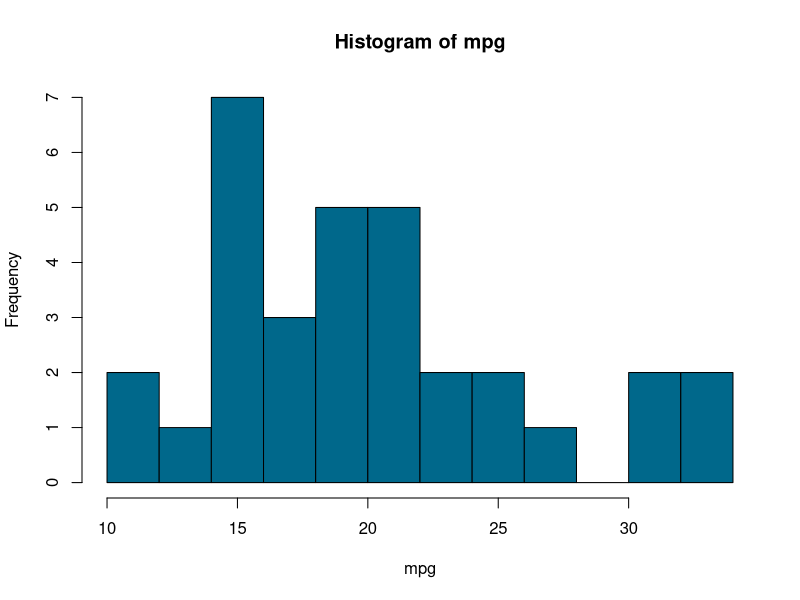
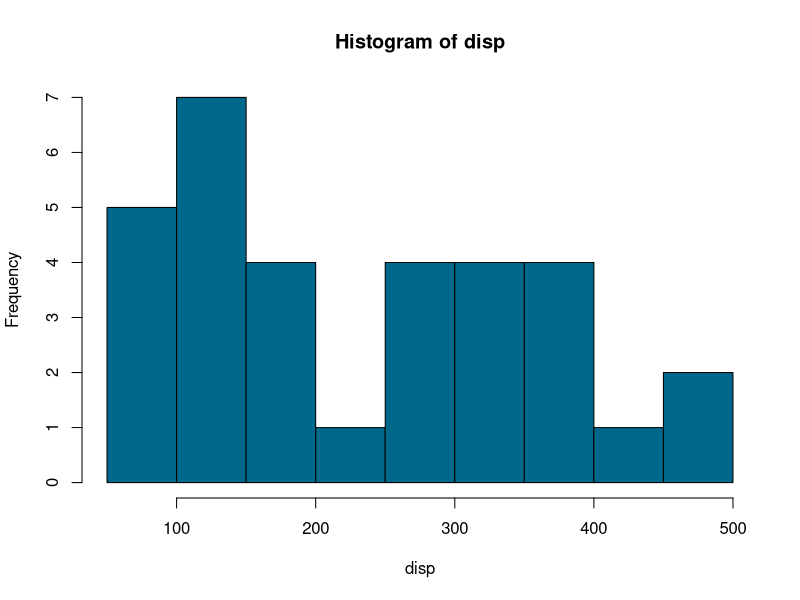
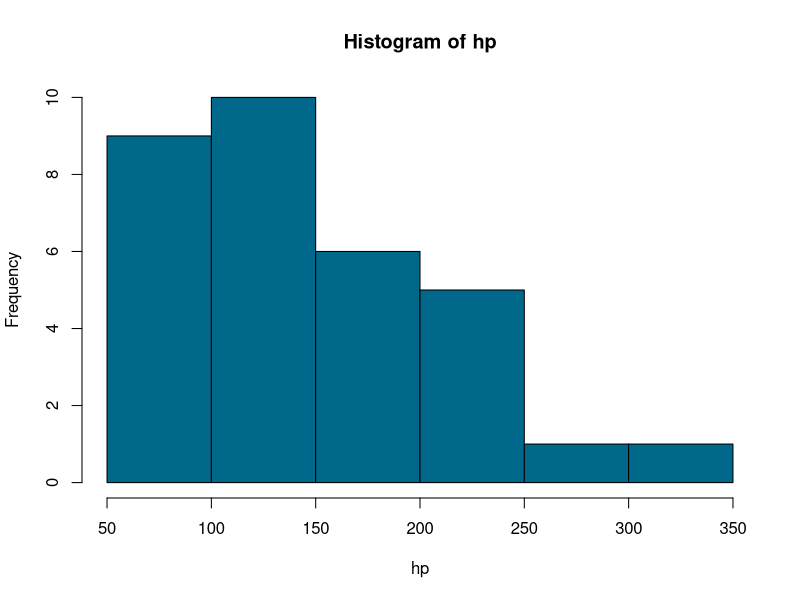
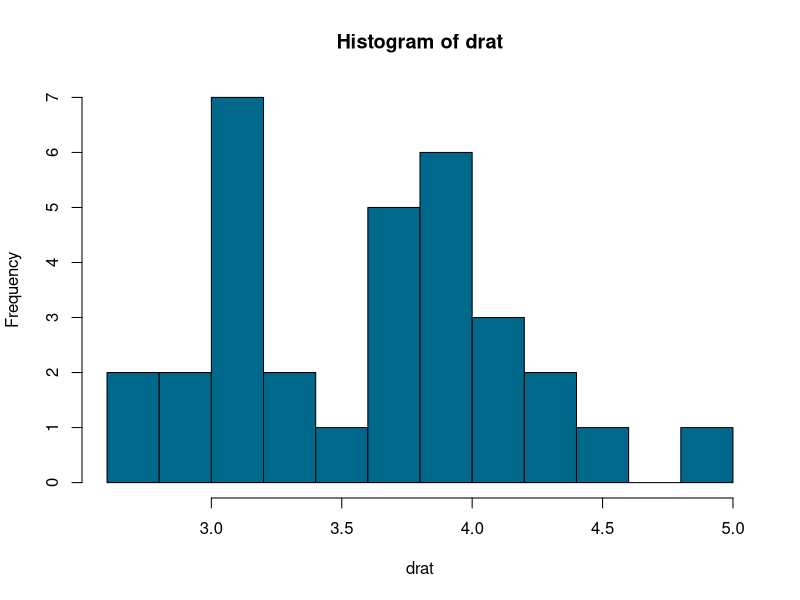
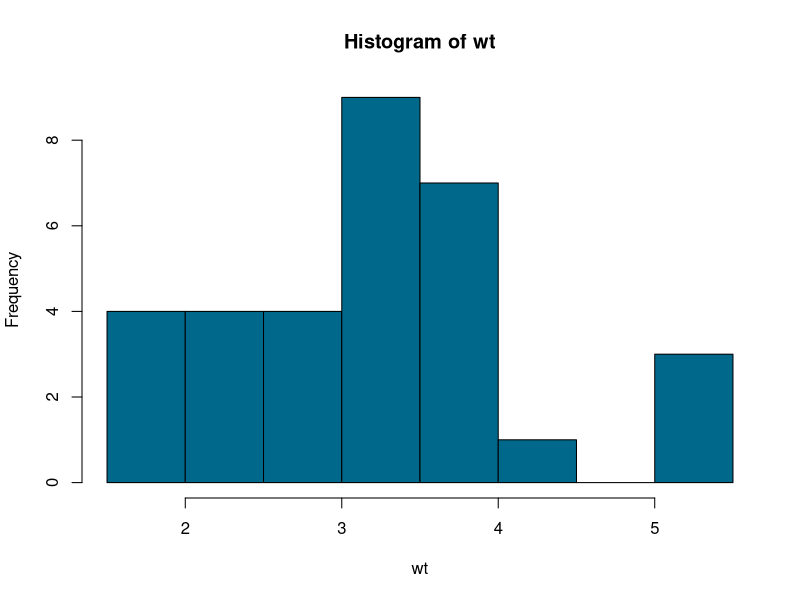
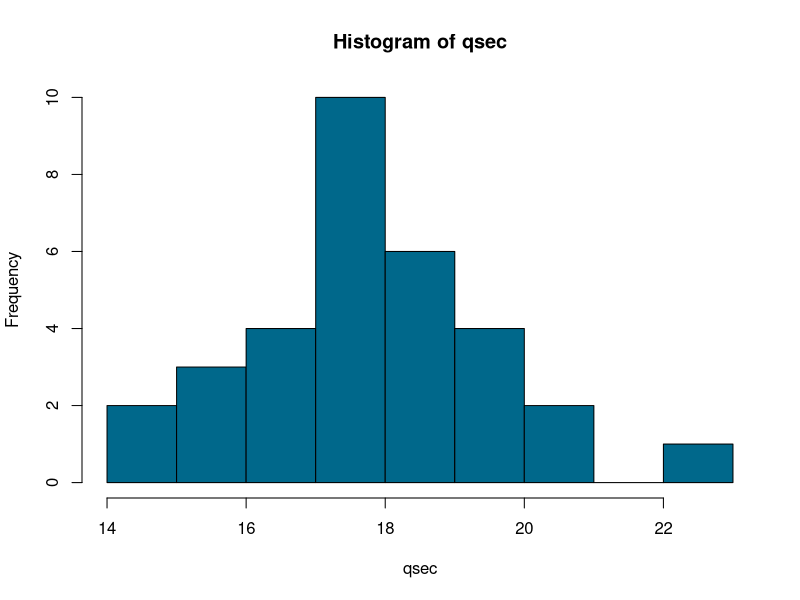
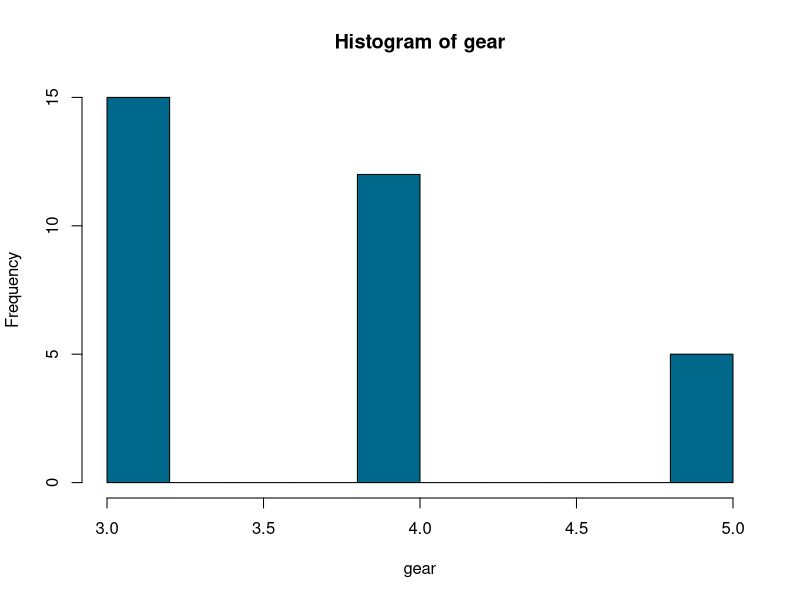
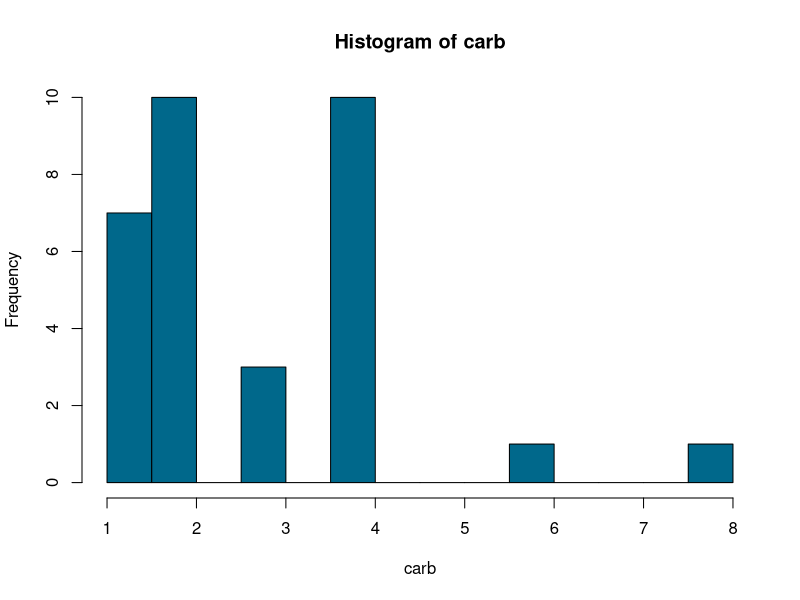

Source code (R) for these figures, in order: (Note: this script raises an error after producing the figures.)
#load data
require(stats)
data(mtcars)

#define columns as factor
mtcars$am <- as.factor(mtcars$am)
mtcars$cyl <- as.factor(mtcars$cyl)
mtcars$vs <- as.factor(mtcars$vs)

#report descriptive statistics
summary(mtcars)
library(Hmisc)
describe(mtcars)

#visualization of factor variables
hist(mtcars$mpg, 
     breaks = 10, 
     col = "deepskyblue4",
     main = 'Histogram of mpg',
     xlab = 'mpg')
hist(mtcars$disp, 
     breaks = 10, 
     col = "deepskyblue4",
     main = 'Histogram of disp',
     xlab = 'disp')
hist(mtcars$hp, 
     breaks = 10, 
     col = "deepskyblue4",
     main = 'Histogram of hp',
     xlab = 'hp')
hist(mtcars$drat, 
     breaks = 10, 
     col = "deepskyblue4",
     main = 'Histogram of drat',
     xlab = 'drat')
hist(mtcars$wt, 
     breaks = 10, 
     col = "deepskyblue4",
     main = 'Histogram of wt',
     xlab = 'wt')
hist(mtcars$qsec, 
     breaks = 10, 
     col = "deepskyblue4",
     main = 'Histogram of qsec',
     xlab = 'qsec')
hist(mtcars$gear, 
     breaks = 10, 
     col = "deepskyblue4",
     main = 'Histogram of gear',
     xlab = 'gear')
hist(mtcars$carb, 
     breaks = 10, 
     col = "deepskyblue4",
     main = 'Histogram of carb',
     xlab = 'carb')


#pairwise scatterplots
library(gclus)
dta <- mtcars[c(1,3,4,5,6,7,10,11)]
dta.r <- abs(cor(dta))
dta.col <- dmat.color(dta.r)
dta.o <- order.single(dta.r)
cpairs(dta,
       dta.o,
       panel.colors=dta.col,
       gap=.5,
       main='Variables Ordered and Colored by Correlation')
#compute correlation coefficients
dta.r

#t.test
boxplot(mpg ~ am, data=mtcars, main = 'Comparison of MPG by type of Transmission',
                    xlab = 'Type of Gear',
                    ylab ='Car consumption (MPG)',
                    ylim = c(10, 35),
                    col = c('deepskyblue4', 'deeppink4'),
                    names=c('automatic', 'manual'))


library(nortest)
#normality for manual
ad.test(mtcars[mtcars$am == '0', 'mpg'])
#normality for automatic
ad.test(mtcars[mtcars$am == '1', 'mpg'])

#equality of variances
res.ftest <- var.test(mtcars[mtcars$am == '0', 'mpg'], mtcars[mtcars$am == '1', 'mpg'])
res.ftest

t.test(mtcars[mtcars$am == '0', 'mpg'], mtcars[mtcars$am == '1', 'mpg'], alternative = "two.sided", var.equal = TRUE)

#anova
boxplot(mpg~cyl,
        data=mtcars,
        main='Mpg vs number of cylinders',
        xlab='Number of cylinders',
        ylab='Miles per gallon',
        col = colfunc(3))

fit <- aov(mpg~cyl,data=mtcars)
fit
summary(fit)

# Test the normality assumption in the residuals
qqnorm(fit$residuals,main="NPP for residuals")
qqline(fit$residuals,col="red",lty=1,lwd=2)
shapiro.test(fit$residuals)

# Test the assumption of homogeneity of variances: not ok
bartlett.test(mpg~cyl,data=mtcars)
fligner.test(mpg~cyl,data=mtcars)

# Diagnostic Plots
par(mfrow = c(2, 2))
plot(fit)

#non paraetric test that also fails which means that variances are not equal
attach(mtcars)
kruskal.test(mpg~cyl)

#bic
fit_all <- lm(mpg ~ ., data = mtcars)
fit_all
summary(fit_all)

fit_bic <- step(fit_all, direction = "both", k = log(32))
fit_bic
summary(fit_bic)
anova(fit_bic)

#choose model
anova(fit_bic, fit_all)

#assumptions
# Test the normality assumption in the residuals:not ok
qqnorm(fit_bic$residuals,main="NPP for residuals")
qqline(fit_bic$residuals,col="red",lty=1,lwd=2)
shapiro.test(fit_bic$residuals)
# Diagnostic Plots
par(mfrow = c(2, 2))
plot(fit_bic)
